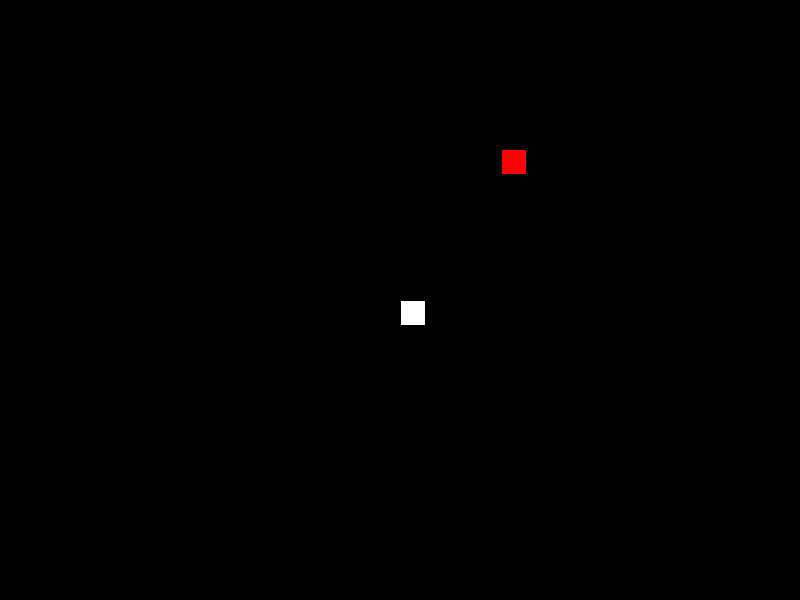
Frame 1 (no input)
Frame 60 (the mouse pressed at the canvas centre just before this capture): identical to frame 1, image omitted
Frame 120 (the mouse held since frame 60 and released just before this capture): identical to frame 1, image omitted

The Processing sketch that drew this single still picture (run headless with seeded random() and noise(); from frame 60 on, the mouse is pressed at the canvas centre):

// Processing sketch: SnakeGameExample
// ── SnakeGameExample.pde
// position of the snake body
float[] snakeX;
float[] snakeY;
// snake speed
float snakeSpeed;


// apple coordinates
float appleX;
float appleY;

// direction
char direction;

// size of objects
float size;

// delay
float nextTime;
float lastTime;

// number of pieces
int numPieces;

void setup(){
  // 800x600 screen size
  size(800,600);
  
  // create room for 1000 snake pieces
  snakeX = new float[1000];
  snakeY = new float[1000];
  
  // set the number of pieces
  numPieces = 1;
  // set the starting position of snake
  snakeX[0] = width/2;
  snakeY[0] = height/2;
  
  // size objects
  size = 25;
  
  // speed of snake
  snakeSpeed = 0.5; // seconds of delay
  
  // with 800x600 - 
  //     31 spots across
  //     23 spots down
  // random apple position
  appleX = random(0,31)*25;
  appleY = random(0,23)*25;
  
  // set starting direction
  direction = 's';
  
  // delay setup
  lastTime = 0;
  nextTime = 0; 
}

void draw(){
  // black background
  background(0);
  
  // draw snake and apple
  drawScreen();
  // change snake direction - automatically
  // move snake
  moveSnake();
  // check if hit an apple
      // if hit apple
          // grow snake
          // move apple
  // check if hit walls/self
  
}

// method to draw all the objects 
// on the screen
void drawScreen(){
  // white colour
  fill(255,255,255);
  // draw snake pieces
  for(int i = 0; i < numPieces; i++){
    rect(snakeX[i], snakeY[i], size, size);
  }
  
  // red colour
  fill(255,0,0);
  // draw apple
  rect(appleX, appleY, size, size); 
}

// to changed direction if key is pressed
void keyPressed(){
  // see if up is pressed
  if(keyCode == UP){
    direction = 'u';
  // see if down is pressed
  }else if(keyCode == DOWN){
    direction = 'd';
  // see if right is pressed
  }else if(keyCode == RIGHT){
    direction = 'r';
  // see if left is pressed
  }else if(keyCode == LEFT){
   direction = 'l'; 
  }
}

void moveSnake(){
  // get current time in milliseconds
  float currentTime = millis(); 
  
  // check if timer is up to move
  if(currentTime > nextTime){
    // check which direction to move
    if(direction == 'u'){
      // move snake up
      snakeY[0] = snakeY[0] - size;
      // set next time
      nextTime = currentTime + 1000*snakeSpeed;
    }else if(direction == 'd'){
      // move snake down
      snakeY[0] = snakeY[0] + size;
      // set next time
      nextTime = currentTime + 1000*snakeSpeed;
    }else if(direction == 'r'){
      // move snake right
      snakeX[0] = snakeX[0] + size;
      // set next time
      nextTime = currentTime + 1000*snakeSpeed;
    }else if(direction == 'l'){
      // move snake left
      snakeX[0] = snakeX[0] - size;
      // set next time
      nextTime = currentTime + 1000*snakeSpeed;
    }
  }
}
